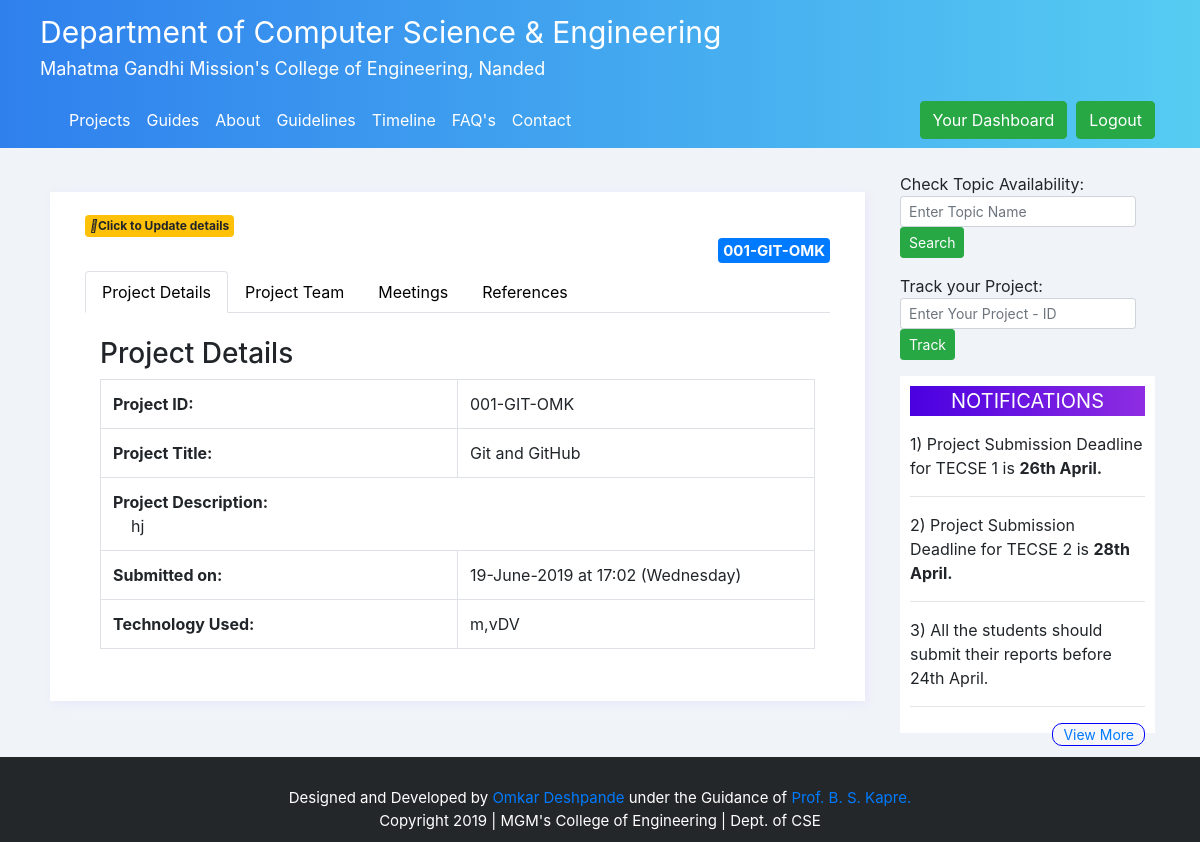
The app's page /trackProject/001-GIT-OMK (signed in) with its own data.
### flaskproject/models.py (models this page shows, shortened)
class Project(db.Model):
    id = db.Column(db.Integer, primary_key=True)
    title = db.Column(db.String(50), unique=True, nullable=False)
    code = db.Column(db.String(50), nullable=True)
    desc = db.Column(db.Text, nullable=False)
    status = db.Column(db.String(20), nullable=True, default='NotPublished')
    guide_id = db.Column(db.Integer, db.ForeignKey('guide.id'), nullable=True)
    team_id = db.Column(db.Integer, db.ForeignKey('team.id'), nullable=True)
    techUsed = db.Column(db.Text, nullable=True)
    reason = db.Column(db.Text, nullable=False)
    date_created = db.Column(db.DateTime, nullable=False, default=datetime.utcnow)

### flaskproject/routes.py (the view)
@app.route("/trackProject/<data>", methods=['GET', 'POST'])
@app.route("/trackProject", methods=['GET', 'POST'])
def trackProjects(data=None):
    trackForm = trackProject()
    if not data:
        data = trackForm.project_id.data
    project = Project.query.filter_by(code=data).first()
    if project:
        return render_template('progress.html', title="Project Progress", project=project)
    flash('Incorrect Project Code.' + str(data),'danger')
    return redirect(url_for('home'))

### flaskproject/forms.py
class trackProject(FlaskForm):
    project_id = StringField('Track Your Project: ',
                        validators = [DataRequired(), Length(min=7)])
    track = SubmitField('Track')

### flaskproject/models.py (called while the page is built)
@login_manager.user_loader
def load_guide(guide_id):
    return Guide.query.get(int(guide_id))

### flaskproject/routes.py (called while the page is built)
@app.context_processor
def inject_sidebar_trackForm():
    trackForm = trackProject()
    return dict(trackForm=trackForm)

### flaskproject/templates/progress.html (shortened to what this page needs)
{%extends 'layout.html'%}
    {%block content%}
    <br/>
    <div id="forms">
      <div class="container">
        <a style="text-align:right" href="{{url_for('updateProject', project_id=project.id)}}"><span class="badge badge-warning"><i class="far fa-edit"></i>Click to Update details</span></a>
        <h5 style="text-align:right"><span class="badge badge-primary">{{project.code}}</span></h5>
        <ul class="nav nav-tabs" role="tablist">
          <li class="nav-item">
            <a class="nav-link tab-design active" data-toggle="tab" href="#ProjectDetails">Project Details</a>
          </li>
          <li class="nav-item">
            <a class="nav-link tab-design" data-toggle="tab" href="#ProjectTeam">Project Team</a>
          </li>
          <li class="nav-item">
            <a class="nav-link tab-design" data-toggle="tab" href="#Meetings">Meetings</a>
          </li>
          <li class="nav-item">
            <a class="nav-link tab-design" data-toggle="tab" href="#References">References</a>
          </li>
        </ul>
        <div class="tab-content">
          <div id="ProjectDetails" class="container tab-pane active"><br>
            <h3>Project Details</h3>
            <div class="table table-responsive">
              <table class="table table-bordered table-hover">
                <tbody>
                  <tr>
                    <th scope="row">Project ID: </th>
                    <td>{{project.code}}</td>
                  </tr>
                  <tr>
                    <th scope="row">Project Title: </th>
                    <td>{{project.title}}</td>
                  </tr>
                  <tr>
                    <td colspan="2"><b>Project Description: </b><br /> &nbsp;&nbsp;&nbsp;&nbsp;{{project.desc}}</td>
                  </tr>
                  <tr>
                    <th scope="row">Submitted on: </th>
                    <td>{{ project.date_created.strftime('%d-%B-%Y at %H:%M (%A)') }}</td>
                  </tr>
                  <tr>
                    <th scope="row">Technology Used: </th>
                    <td>{{ project.techUsed }}</td>
                  </tr>
                </tbody>
              </table>
            </div>
          </div>
        </div>
      </div>
    </div>
    {%endblock content%}

### flaskproject/static/main.css (style rules this page uses)
body { background: #F0F4F8; }
.badge { padding: 5px; }
.nav-link { color: white !important; }
#forms { box-shadow: 2px 2px 10px lavender; padding: 20px; background: white; }
.tab-design { color: black !important; }
table { table-layout:fixed; width:100%; }
th,td { word-wrap: break-word; }

### records on screen
Project: code "001-GIT-OMK", title "Git and GitHub", desc "hj", date_created "19-June-2019 at 17:02 (Wednesday)", techUsed "m,vDV"
